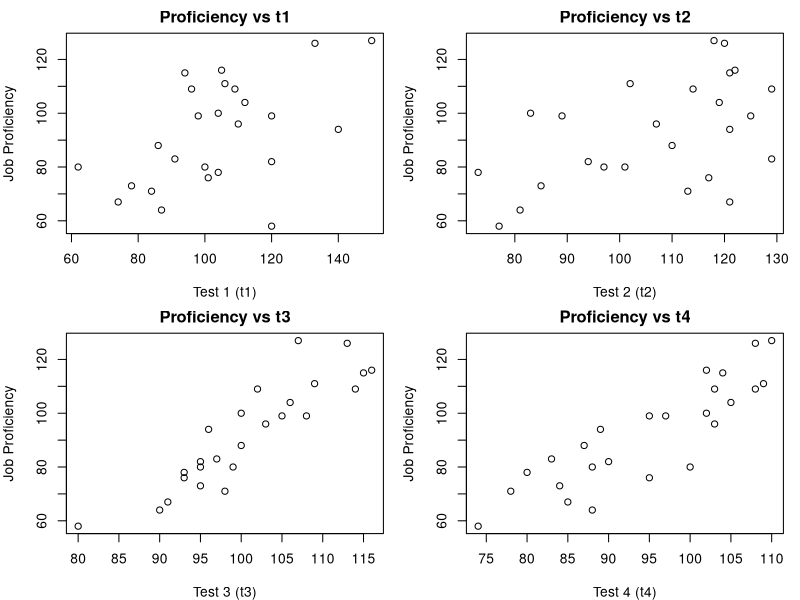

Write R code to recreate this figure.
## ---- chunk 1
knitr::opts_chunk$set(
  collapse = TRUE,
  comment = "#>"
)
## ---- chunk 2
library(readxl)

# Read data from "data.xlsx" without headers
jobs <- read_excel("data.xlsx", col_names = FALSE)

# Assign column names to the dataframe
colnames(jobs) <- c("proficiency", "t1", "t2", "t3", "t4")

# Display data summary
summary(jobs)
## ---- chunk 3
# Set appropriate plot size
options(repr.plot.width = 8, repr.plot.height = 8)

# Set plotting area to 2x2 grid
par(mfrow = c(2, 2), mar = c(4, 4, 2, 1)) # Add margin settings

# Scatterplot for proficiency vs t1
plot(jobs$t1, jobs$proficiency,
     xlab = "Test 1 (t1)",
     ylab = "Job Proficiency",
     main = "Proficiency vs t1")

# Scatterplot for proficiency vs t2
plot(jobs$t2, jobs$proficiency,
     xlab = "Test 2 (t2)",
     ylab = "Job Proficiency",
     main = "Proficiency vs t2")

# Scatterplot for proficiency vs t3
plot(jobs$t3, jobs$proficiency,
     xlab = "Test 3 (t3)",
     ylab = "Job Proficiency",
     main = "Proficiency vs t3")

# Scatterplot for proficiency vs t4
plot(jobs$t4, jobs$proficiency,
     xlab = "Test 4 (t4)",
     ylab = "Job Proficiency",
     main = "Proficiency vs t4")

# Reset plotting area to default (1x1)
par(mfrow = c(1, 1))
